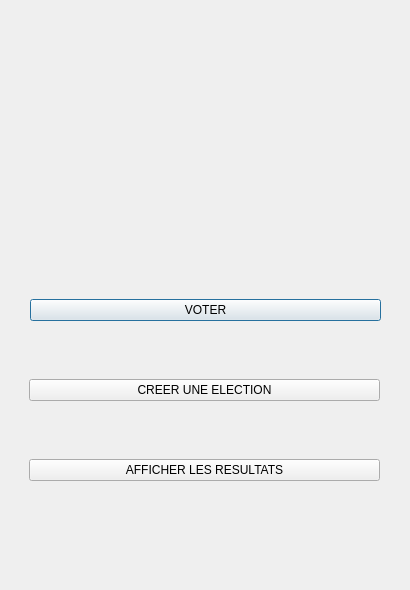
<?xml version="1.0" encoding="UTF-8"?>
<ui version="4.0">
 <class>Dialog</class>
 <widget class="QDialog" name="Dialog">
  <property name="geometry">
   <rect>
    <x>0</x>
    <y>0</y>
    <width>410</width>
    <height>590</height>
   </rect>
  </property>
  <property name="windowTitle">
   <string>Dialog</string>
  </property>
  <widget class="QWidget" name="verticalLayoutWidget">
   <property name="geometry">
    <rect>
     <x>30</x>
     <y>290</y>
     <width>351</width>
     <height>61</height>
    </rect>
   </property>
   <layout class="QVBoxLayout" name="verticalLayout">
    <item>
     <widget class="QPushButton" name="pushButton">
      <property name="text">
       <string>VOTER</string>
      </property>
     </widget>
    </item>
    <item>
     <spacer name="horizontalSpacer">
      <property name="orientation">
       <enum>Qt::Horizontal</enum>
      </property>
      <property name="sizeHint" stdset="0">
       <size>
        <width>40</width>
        <height>20</height>
       </size>
      </property>
     </spacer>
    </item>
   </layout>
  </widget>
  <widget class="QWidget" name="horizontalLayoutWidget">
   <property name="geometry">
    <rect>
     <x>29</x>
     <y>350</y>
     <width>351</width>
     <height>80</height>
    </rect>
   </property>
   <layout class="QHBoxLayout" name="horizontalLayout">
    <item>
     <widget class="QPushButton" name="pushButton_3">
      <property name="text">
       <string>CREER UNE ELECTION</string>
      </property>
     </widget>
    </item>
   </layout>
  </widget>
  <widget class="QWidget" name="horizontalLayoutWidget_2">
   <property name="geometry">
    <rect>
     <x>29</x>
     <y>430</y>
     <width>351</width>
     <height>80</height>
    </rect>
   </property>
   <layout class="QHBoxLayout" name="horizontalLayout_2">
    <item>
     <widget class="QPushButton" name="pushButton_2">
      <property name="text">
       <string>AFFICHER LES RESULTATS</string>
      </property>
     </widget>
    </item>
   </layout>
  </widget>
 </widget>
 <resources/>
 <connections/>
</ui>
